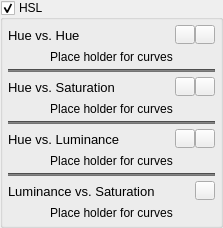
            <widget class="QGroupBox" name="groupBoxHsl">
             <property name="title">
              <string>HSL</string>
             </property>
             <property name="checkable">
              <bool>true</bool>
             </property>
             <layout class="QGridLayout" name="gridLayout_42">
              <property name="leftMargin">
               <number>5</number>
              </property>
              <property name="topMargin">
               <number>5</number>
              </property>
              <property name="rightMargin">
               <number>5</number>
              </property>
              <property name="bottomMargin">
               <number>5</number>
              </property>
              <item row="0" column="0">
               <widget class="QFrame" name="frameHsl">
                <property name="frameShape">
                 <enum>QFrame::Shape::NoFrame</enum>
                </property>
                <property name="frameShadow">
                 <enum>QFrame::Shadow::Plain</enum>
                </property>
                <layout class="QVBoxLayout" name="verticalLayout_5">
                 <property name="spacing">
                  <number>5</number>
                 </property>
                 <property name="leftMargin">
                  <number>0</number>
                 </property>
                 <property name="topMargin">
                  <number>0</number>
                 </property>
                 <property name="rightMargin">
                  <number>0</number>
                 </property>
                 <property name="bottomMargin">
                  <number>0</number>
                 </property>
                 <item>
                  <layout class="QHBoxLayout" name="horizontalLayout_41">
                   <property name="spacing">
                    <number>0</number>
                   </property>
                   <item>
                    <widget class="QLabel" name="label_hueVsHue">
                     <property name="font">
                      <font>
                       <pointsize>10</pointsize>
                      </font>
                     </property>
                     <property name="text">
                      <string>Hue vs. Hue</string>
                     </property>
                    </widget>
                   </item>
                   <item>
                    <spacer name="horizontalSpacer_45">
                     <property name="orientation">
                      <enum>Qt::Orientation::Horizontal</enum>
                     </property>
                     <property name="sizeHint" stdset="0">
                      <size>
                       <width>40</width>
                       <height>20</height>
                      </size>
                     </property>
                    </spacer>
                   </item>
                   <item>
                    <widget class="QToolButton" name="toolButtonHueVsHueResetDefaultPoints">
                     <property name="sizePolicy">
                      <sizepolicy hsizetype="Preferred" vsizetype="Fixed">
                       <horstretch>0</horstretch>
                       <verstretch>0</verstretch>
                      </sizepolicy>
                     </property>
                     <property name="toolTip">
                      <string>Reset current curve with default points</string>
                     </property>
                     <property name="text">
                      <string/>
                     </property>
                     <property name="icon">
                      <iconset resource="ressources.qrc">
                       <normaloff>:/RetinaIMG/RetinaIMG/Point-icon.png</normaloff>:/RetinaIMG/RetinaIMG/Point-icon.png</iconset>
                     </property>
                     <property name="iconSize">
                      <size>
                       <width>12</width>
                       <height>12</height>
                      </size>
                     </property>
                    </widget>
                   </item>
                   <item>
                    <widget class="QToolButton" name="toolButtonHueVsHueReset">
                     <property name="sizePolicy">
                      <sizepolicy hsizetype="Preferred" vsizetype="Fixed">
                       <horstretch>0</horstretch>
                       <verstretch>0</verstretch>
                      </sizepolicy>
                     </property>
                     <property name="toolTip">
                      <string>Reset current curve</string>
                     </property>
                     <property name="text">
                      <string/>
                     </property>
                     <property name="icon">
                      <iconset resource="ressources.qrc">
                       <normaloff>:/RetinaIMG/RetinaIMG/Reload-icon-2.png</normaloff>:/RetinaIMG/RetinaIMG/Reload-icon-2.png</iconset>
                     </property>
                     <property name="iconSize">
                      <size>
                       <width>12</width>
                       <height>12</height>
                      </size>
                     </property>
                    </widget>
                   </item>
                  </layout>
                 </item>
                 <item>
                  <layout class="QHBoxLayout" name="horizontalLayout_42">
                   <item>
                    <widget class="HueVsDiagram" name="labelHueVsHue">
                     <property name="text">
                      <string>Place holder for curves</string>
                     </property>
                     <property name="alignment">
                      <set>Qt::AlignmentFlag::AlignCenter</set>
                     </property>
                    </widget>
                   </item>
                  </layout>
                 </item>
                 <item>
                  <widget class="Line" name="line_23">
                   <property name="styleSheet">
                    <string notr="true">background-color: rgb(115, 115, 115);</string>
                   </property>
                   <property name="orientation">
                    <enum>Qt::Orientation::Horizontal</enum>
                   </property>
                  </widget>
                 </item>
                 <item>
                  <layout class="QHBoxLayout" name="horizontalLayout_38">
                   <property name="spacing">
                    <number>0</number>
                   </property>
                   <item>
                    <widget class="QLabel" name="label_hueVsSat">
                     <property name="font">
                      <font>
                       <pointsize>10</pointsize>
                      </font>
                     </property>
                     <property name="text">
                      <string>Hue vs. Saturation</string>
                     </property>
                    </widget>
                   </item>
                   <item>
                    <spacer name="horizontalSpacer_41">
                     <property name="orientation">
                      <enum>Qt::Orientation::Horizontal</enum>
                     </property>
                     <property name="sizeHint" stdset="0">
                      <size>
                       <width>40</width>
                       <height>20</height>
                      </size>
                     </property>
                    </spacer>
                   </item>
                   <item>
                    <widget class="QToolButton" name="toolButtonHueVsSatResetDefaultPoints">
                     <property name="sizePolicy">
                      <sizepolicy hsizetype="Preferred" vsizetype="Fixed">
                       <horstretch>0</horstretch>
                       <verstretch>0</verstretch>
                      </sizepolicy>
                     </property>
                     <property name="toolTip">
                      <string>Reset current curve with default points</string>
                     </property>
                     <property name="text">
                      <string/>
                     </property>
                     <property name="icon">
                      <iconset resource="ressources.qrc">
                       <normaloff>:/RetinaIMG/RetinaIMG/Point-icon.png</normaloff>:/RetinaIMG/RetinaIMG/Point-icon.png</iconset>
                     </property>
                     <property name="iconSize">
                      <size>
                       <width>12</width>
                       <height>12</height>
                      </size>
                     </property>
                    </widget>
                   </item>
                   <item>
                    <widget class="QToolButton" name="toolButtonHueVsSatReset">
                     <property name="sizePolicy">
                      <sizepolicy hsizetype="Preferred" vsizetype="Fixed">
                       <horstretch>0</horstretch>
                       <verstretch>0</verstretch>
                      </sizepolicy>
                     </property>
                     <property name="toolTip">
                      <string>Reset current curve</string>
                     </property>
                     <property name="text">
                      <string/>
                     </property>
                     <property name="icon">
                      <iconset resource="ressources.qrc">
                       <normaloff>:/RetinaIMG/RetinaIMG/Reload-icon-2.png</normaloff>:/RetinaIMG/RetinaIMG/Reload-icon-2.png</iconset>
                     </property>
                     <property name="iconSize">
                      <size>
                       <width>12</width>
                       <height>12</height>
                      </size>
                     </property>
                    </widget>
                   </item>
                  </layout>
                 </item>
                 <item>
                  <layout class="QHBoxLayout" name="horizontalLayout_36">
                   <item>
                    <widget class="HueVsDiagram" name="labelHueVsSat">
                     <property name="text">
                      <string>Place holder for curves</string>
                     </property>
                     <property name="alignment">
                      <set>Qt::AlignmentFlag::AlignCenter</set>
                     </property>
                    </widget>
                   </item>
                  </layout>
                 </item>
                 <item>
                  <widget class="Line" name="line_22">
                   <property name="styleSheet">
                    <string notr="true">background-color: rgb(115, 115, 115);</string>
                   </property>
                   <property name="orientation">
                    <enum>Qt::Orientation::Horizontal</enum>
                   </property>
                  </widget>
                 </item>
                 <item>
                  <layout class="QHBoxLayout" name="horizontalLayout_39">
                   <property name="spacing">
                    <number>0</number>
                   </property>
                   <item>
                    <widget class="QLabel" name="label_hueVsLuma">
                     <property name="font">
                      <font>
                       <pointsize>10</pointsize>
                      </font>
                     </property>
                     <property name="text">
                      <string>Hue vs. Luminance</string>
                     </property>
                    </widget>
                   </item>
                   <item>
                    <spacer name="horizontalSpacer_42">
                     <property name="orientation">
                      <enum>Qt::Orientation::Horizontal</enum>
                     </property>
                     <property name="sizeHint" stdset="0">
                      <size>
                       <width>40</width>
                       <height>20</height>
                      </size>
                     </property>
                    </spacer>
                   </item>
                   <item>
                    <widget class="QToolButton" name="toolButtonHueVsLumaResetDefaultPoints">
                     <property name="sizePolicy">
                      <sizepolicy hsizetype="Preferred" vsizetype="Fixed">
                       <horstretch>0</horstretch>
                       <verstretch>0</verstretch>
                      </sizepolicy>
                     </property>
                     <property name="toolTip">
                      <string>Reset current curve with default points</string>
                     </property>
                     <property name="text">
                      <string/>
                     </property>
                     <property name="icon">
                      <iconset resource="ressources.qrc">
                       <normaloff>:/RetinaIMG/RetinaIMG/Point-icon.png</normaloff>:/RetinaIMG/RetinaIMG/Point-icon.png</iconset>
                     </property>
                     <property name="iconSize">
                      <size>
                       <width>12</width>
                       <height>12</height>
                      </size>
                     </property>
                    </widget>
                   </item>
                   <item>
                    <widget class="QToolButton" name="toolButtonHueVsLumaReset">
                     <property name="sizePolicy">
                      <sizepolicy hsizetype="Preferred" vsizetype="Fixed">
                       <horstretch>0</horstretch>
                       <verstretch>0</verstretch>
                      </sizepolicy>
                     </property>
                     <property name="toolTip">
                      <string>Reset current curve</string>
                     </property>
                     <property name="text">
                      <string/>
                     </property>
                     <property name="icon">
                      <iconset resource="ressources.qrc">
                       <normaloff>:/RetinaIMG/RetinaIMG/Reload-icon-2.png</normaloff>:/RetinaIMG/RetinaIMG/Reload-icon-2.png</iconset>
                     </property>
                     <property name="iconSize">
                      <size>
                       <width>12</width>
                       <height>12</height>
                      </size>
                     </property>
                    </widget>
                   </item>
                  </layout>
                 </item>
                 <item>
                  <layout class="QHBoxLayout" name="horizontalLayout_40">
                   <item>
                    <widget class="HueVsDiagram" name="labelHueVsLuma">
                     <property name="text">
                      <string>Place holder for curves</string>
                     </property>
                     <property name="alignment">
                      <set>Qt::AlignmentFlag::AlignCenter</set>
                     </property>
                    </widget>
                   </item>
                  </layout>
                 </item>
                 <item>
                  <widget class="Line" name="line_28">
                   <property name="styleSheet">
                    <string notr="true">background-color: rgb(115, 115, 115);</string>
                   </property>
                   <property name="orientation">
                    <enum>Qt::Orientation::Horizontal</enum>
                   </property>
                  </widget>
                 </item>
                 <item>
                  <layout class="QHBoxLayout" name="horizontalLayout_43">
                   <property name="spacing">
                    <number>0</number>
                   </property>
                   <item>
                    <widget class="QLabel" name="label_lumaVsSat">
                     <property name="font">
                      <font>
                       <pointsize>10</pointsize>
                      </font>
                     </property>
                     <property name="text">
                      <string>Luminance vs. Saturation</string>
                     </property>
                    </widget>
                   </item>
                   <item>
                    <spacer name="horizontalSpacer_59">
                     <property name="orientation">
                      <enum>Qt::Orientation::Horizontal</enum>
                     </property>
                     <property name="sizeHint" stdset="0">
                      <size>
                       <width>40</width>
                       <height>20</height>
                      </size>
                     </property>
                    </spacer>
                   </item>
                   <item>
                    <widget class="QToolButton" name="toolButtonLumaVsSatReset">
                     <property name="sizePolicy">
                      <sizepolicy hsizetype="Preferred" vsizetype="Fixed">
                       <horstretch>0</horstretch>
                       <verstretch>0</verstretch>
                      </sizepolicy>
                     </property>
                     <property name="toolTip">
                      <string>Reset current curve</string>
                     </property>
                     <property name="text">
                      <string/>
                     </property>
                     <property name="icon">
                      <iconset resource="ressources.qrc">
                       <normaloff>:/RetinaIMG/RetinaIMG/Reload-icon-2.png</normaloff>:/RetinaIMG/RetinaIMG/Reload-icon-2.png</iconset>
                     </property>
                     <property name="iconSize">
                      <size>
                       <width>12</width>
                       <height>12</height>
                      </size>
                     </property>
                    </widget>
                   </item>
                  </layout>
                 </item>
                 <item>
                  <layout class="QHBoxLayout" name="horizontalLayout_44">
                   <item>
                    <widget class="HueVsDiagram" name="labelLumaVsSat">
                     <property name="text">
                      <string>Place holder for curves</string>
                     </property>
                     <property name="alignment">
                      <set>Qt::AlignmentFlag::AlignCenter</set>
                     </property>
                    </widget>
                   </item>
                  </layout>
                 </item>
                </layout>
               </widget>
              </item>
             </layout>
            </widget>
